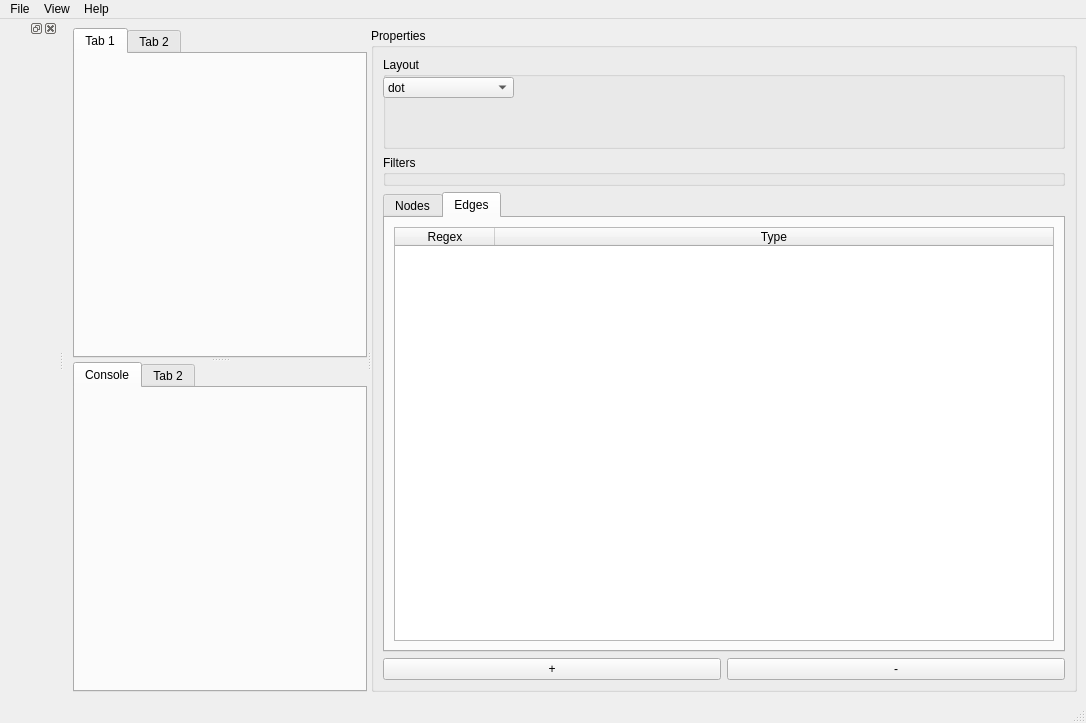
<?xml version="1.0" encoding="UTF-8"?>
<ui version="4.0">
 <class>Omviz</class>
 <widget class="QMainWindow" name="Omviz">
  <property name="geometry">
   <rect>
    <x>0</x>
    <y>0</y>
    <width>1086</width>
    <height>723</height>
   </rect>
  </property>
  <property name="windowTitle">
   <string>Omviz -- Analyzing Multi-Robot Organizations</string>
  </property>
  <widget class="QWidget" name="centralwidget">
   <layout class="QHBoxLayout" name="horizontalLayout">
    <item>
     <widget class="QSplitter" name="splitter_2">
      <property name="orientation">
       <enum>Qt::Horizontal</enum>
      </property>
      <widget class="QSplitter" name="splitter">
       <property name="orientation">
        <enum>Qt::Vertical</enum>
       </property>
       <widget class="QTabWidget" name="tabWidget">
        <property name="sizePolicy">
         <sizepolicy hsizetype="Expanding" vsizetype="Expanding">
          <horstretch>8</horstretch>
          <verstretch>0</verstretch>
         </sizepolicy>
        </property>
        <property name="currentIndex">
         <number>0</number>
        </property>
        <widget class="QWidget" name="tab_5">
         <attribute name="title">
          <string>Tab 1</string>
         </attribute>
        </widget>
        <widget class="QWidget" name="tab_6">
         <attribute name="title">
          <string>Tab 2</string>
         </attribute>
        </widget>
       </widget>
       <widget class="QTabWidget" name="tabWidget_Extras">
        <property name="currentIndex">
         <number>0</number>
        </property>
        <widget class="QWidget" name="tab_Console">
         <attribute name="title">
          <string>Console</string>
         </attribute>
        </widget>
        <widget class="QWidget" name="tab_Extra">
         <attribute name="title">
          <string>Tab 2</string>
         </attribute>
        </widget>
       </widget>
      </widget>
      <widget class="QGroupBox" name="groupBox">
       <property name="autoFillBackground">
        <bool>false</bool>
       </property>
       <property name="title">
        <string>Properties</string>
       </property>
       <property name="alignment">
        <set>Qt::AlignLeading|Qt::AlignLeft|Qt::AlignTop</set>
       </property>
       <layout class="QVBoxLayout" name="verticalLayout">
        <item>
         <widget class="QGroupBox" name="groupBox_Layout">
          <property name="sizePolicy">
           <sizepolicy hsizetype="Preferred" vsizetype="MinimumExpanding">
            <horstretch>0</horstretch>
            <verstretch>1</verstretch>
           </sizepolicy>
          </property>
          <property name="title">
           <string>Layout</string>
          </property>
          <widget class="QComboBox" name="comboBox_Layout">
           <property name="geometry">
            <rect>
             <x>0</x>
             <y>20</y>
             <width>131</width>
             <height>21</height>
            </rect>
           </property>
           <item>
            <property name="text">
             <string>dot</string>
            </property>
           </item>
           <item>
            <property name="text">
             <string>circo</string>
            </property>
           </item>
           <item>
            <property name="text">
             <string>fdp</string>
            </property>
           </item>
           <item>
            <property name="text">
             <string>neato</string>
            </property>
           </item>
           <item>
            <property name="text">
             <string>osage</string>
            </property>
           </item>
           <item>
            <property name="text">
             <string>sfdp</string>
            </property>
           </item>
           <item>
            <property name="text">
             <string>twopi</string>
            </property>
           </item>
           <item>
            <property name="text">
             <string>force</string>
            </property>
           </item>
          </widget>
         </widget>
        </item>
        <item>
         <widget class="QGroupBox" name="groupBox_3">
          <property name="title">
           <string>Filters</string>
          </property>
         </widget>
        </item>
        <item>
         <widget class="QTabWidget" name="tabWidget_Filters">
          <property name="sizePolicy">
           <sizepolicy hsizetype="Expanding" vsizetype="Expanding">
            <horstretch>0</horstretch>
            <verstretch>5</verstretch>
           </sizepolicy>
          </property>
          <property name="currentIndex">
           <number>1</number>
          </property>
          <widget class="QWidget" name="tab_NodesFilter">
           <attribute name="title">
            <string>Nodes</string>
           </attribute>
           <layout class="QVBoxLayout" name="verticalLayout_3">
            <item>
             <widget class="QTableWidget" name="tableWidget_NodesFilter">
              <property name="sizePolicy">
               <sizepolicy hsizetype="MinimumExpanding" vsizetype="Expanding">
                <horstretch>0</horstretch>
                <verstretch>4</verstretch>
               </sizepolicy>
              </property>
              <attribute name="horizontalHeaderStretchLastSection">
               <bool>true</bool>
              </attribute>
              <attribute name="verticalHeaderStretchLastSection">
               <bool>false</bool>
              </attribute>
              <column>
               <property name="text">
                <string>Regex</string>
               </property>
              </column>
              <column>
               <property name="text">
                <string>Type</string>
               </property>
              </column>
             </widget>
            </item>
           </layout>
          </widget>
          <widget class="QWidget" name="tab_EdgesFilter">
           <attribute name="title">
            <string>Edges</string>
           </attribute>
           <layout class="QVBoxLayout" name="verticalLayout_4">
            <item>
             <widget class="QTableWidget" name="tableWidget_EdgesFilter">
              <property name="sizePolicy">
               <sizepolicy hsizetype="MinimumExpanding" vsizetype="Expanding">
                <horstretch>0</horstretch>
                <verstretch>4</verstretch>
               </sizepolicy>
              </property>
              <attribute name="horizontalHeaderStretchLastSection">
               <bool>true</bool>
              </attribute>
              <attribute name="verticalHeaderStretchLastSection">
               <bool>false</bool>
              </attribute>
              <column>
               <property name="text">
                <string>Regex</string>
               </property>
              </column>
              <column>
               <property name="text">
                <string>Type</string>
               </property>
              </column>
             </widget>
            </item>
           </layout>
          </widget>
         </widget>
        </item>
        <item>
         <layout class="QHBoxLayout" name="horizontalLayout_2">
          <item>
           <widget class="QPushButton" name="pushButton_addFilter">
            <property name="text">
             <string>+</string>
            </property>
           </widget>
          </item>
          <item>
           <widget class="QPushButton" name="pushButton_removeFilter">
            <property name="text">
             <string>-</string>
            </property>
           </widget>
          </item>
         </layout>
        </item>
       </layout>
      </widget>
     </widget>
    </item>
   </layout>
  </widget>
  <widget class="QMenuBar" name="menubar">
   <property name="geometry">
    <rect>
     <x>0</x>
     <y>0</y>
     <width>1086</width>
     <height>23</height>
    </rect>
   </property>
   <widget class="QMenu" name="menuFile">
    <property name="title">
     <string>File</string>
    </property>
    <addaction name="actionOpen"/>
   </widget>
   <widget class="QMenu" name="menuView">
    <property name="title">
     <string>View</string>
    </property>
    <addaction name="actionProperties"/>
    <addaction name="actionOrganizationModel"/>
   </widget>
   <widget class="QMenu" name="menuHelp">
    <property name="title">
     <string>Help</string>
    </property>
    <addaction name="actionAbout_omviz"/>
   </widget>
   <addaction name="menuFile"/>
   <addaction name="menuView"/>
   <addaction name="menuHelp"/>
  </widget>
  <widget class="QStatusBar" name="statusbar"/>
  <widget class="QDockWidget" name="dockWidget_Left">
   <attribute name="dockWidgetArea">
    <number>1</number>
   </attribute>
   <widget class="QWidget" name="dockWidgetContents"/>
  </widget>
  <action name="actionOpen">
   <property name="text">
    <string>Open...</string>
   </property>
  </action>
  <action name="actionProperties">
   <property name="text">
    <string>Properties</string>
   </property>
  </action>
  <action name="actionOrganizationModel">
   <property name="text">
    <string>OrganizationModel</string>
   </property>
  </action>
  <action name="actionAbout_omviz">
   <property name="text">
    <string>About omviz</string>
   </property>
  </action>
 </widget>
 <resources/>
 <connections/>
</ui>
